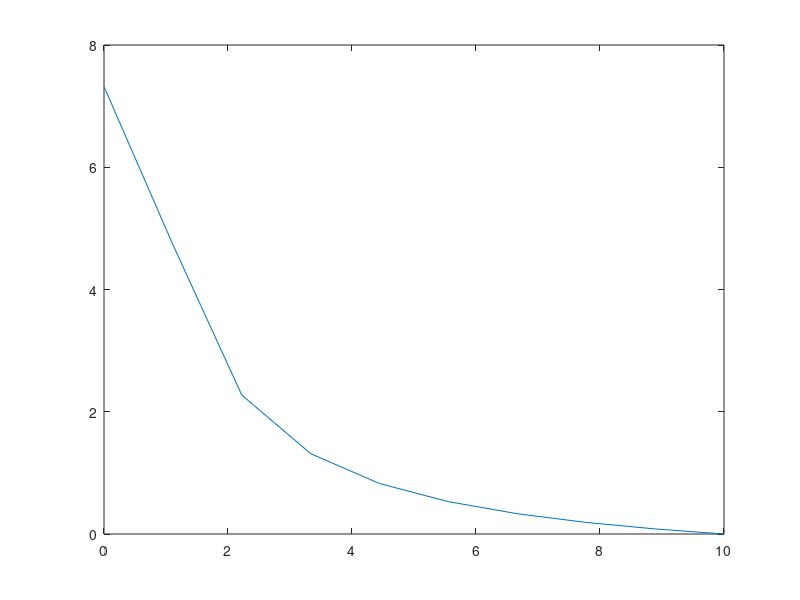

This figure's MATLAB source:
% number of intervals
n = 8;
%reaction coeffecient
sigma = 1;
%interval size
h = 1/n;
%make second derivative Dirichlet matrix
DIFF = 2*diag(sparse(ones(n-1,1))) ...
-1*diag(sparse(ones(n-2,1)),-1) ...
-1*diag(sparse(ones(n-2,1)), 1);
%change upper-left entry for left Neumann b.c.
DIFF(1,1) = 1;
%change lower-right entry for right Neumann b.c.
DIFF(n-1,n-1) = 1;
%build the dicrete system
A=(1/h^2)*DIFF + sigma*diag(sparse(ones(n-1,1)));
%display matrix
full(A)
%%
clc; clear; close all
npoints = 10;
xleft = 0.0;
xright = 10.0;
deltax = (xright-xleft)/(npoints-1);
x = zeros(npoints,1);
xhalf = zeros(npoints-1,1);
A = zeros(npoints);
b = zeros(npoints,1);
for k = 1:npoints
  x(k) = xleft + (k-1)*deltax;
end
for k = 1:npoints-1
  xhalf(k) = (x(k)+x(k+1))/2.0;
end
A(1,1) = -3/(xhalf(1)^3-x(1)^3)*xhalf(1)^2/(x(2)-x(1));
A(1,2) = +3/(xhalf(1)^3-x(1)^3)*xhalf(1)^2/(x(2)-x(1));
for k = 2:npoints-1
  A(k,k-1) = +3/(xhalf(k)^3-xhalf(k-1)^3)*xhalf(k-1)^2/(x(k)-x(k-1));
  A(k,k)   = -3/(xhalf(k)^3-xhalf(k-1)^3)*(xhalf(k)^2/(x(k+1)-x(k))+xhalf(k-1)^2/(x(k)-x(k-1)));
  A(k,k+1) = +3/(xhalf(k)^3-xhalf(k-1)^3)*xhalf(k)^2/(x(k+1)-x(k));
end
A(npoints,npoints) = 1.0;
for k = 1:npoints-1
  b(k) = -4.0*pi*exp(-x(k)^2);
end
b(npoints) = 0.0;
y = A\b;
plot(x,y)